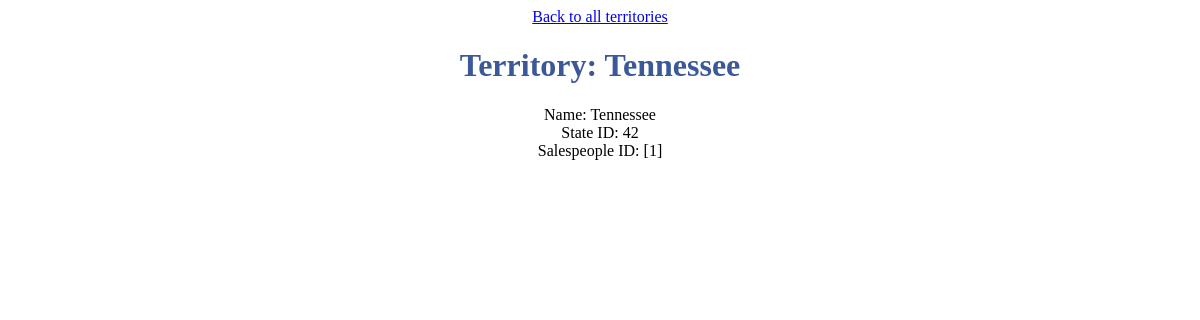
/lab01/staff/territory.php?id=49, run on the app's committed database.
### tables this page shows
CREATE TABLE `territories` (
  `id` int(11) DEFAULT NULL,
  `name` varchar(256) DEFAULT NULL,
  `state_id` int(11) DEFAULT NULL,
  `salespeople_ids` varchar(256) DEFAULT NULL,
  `position` int(11) DEFAULT '1'
);

### lab01/private/functions.php (called while the page is built, shortened)
<?php include('initialize.php'); ?>
<?php
  function h($string="") {
    return htmlspecialchars($string);
  }
  function get_territories_by_id($id=0) {
    global $db;
    $sql = "SELECT * FROM territories WHERE id = $id";
    $result = mysqli_query($db, $sql);
    return $result;
  }
?>

### lab01/staff/territory.php (the view, shortened to what this page needs)
<?php
include('../includes/header.php');
include('../private/functions.php');
?>
<?php
  $id = $_GET["id"];
  $territories_result = get_territories_by_id($id);
  while ($territories = mysqli_fetch_assoc($territories_result)) {
    $name = h($territories['name']);
    $state_id = h($territories['state_id']);
    $salespeople_ids = h($territories['salespeople_ids']);
  }
  echo "<a href='all_territories.php'>";
  echo "Back to all territories";
  echo "</a>";
  echo "<h1>";
    echo "Territory: $name";
  echo "</h1>";
  echo "Name: $name <br>";
  echo "State ID: $state_id <br>";
  echo "Salespeople ID: $salespeople_ids <br>";
?>
<?php include('../includes/footer.php'); ?>

### lab01/staff/includes/styles.css (style rules this page uses)
h1 { color: #3b5998; }

### data on the page
territories: name "Tennessee", state "42", salespeople_ids "[1]"
